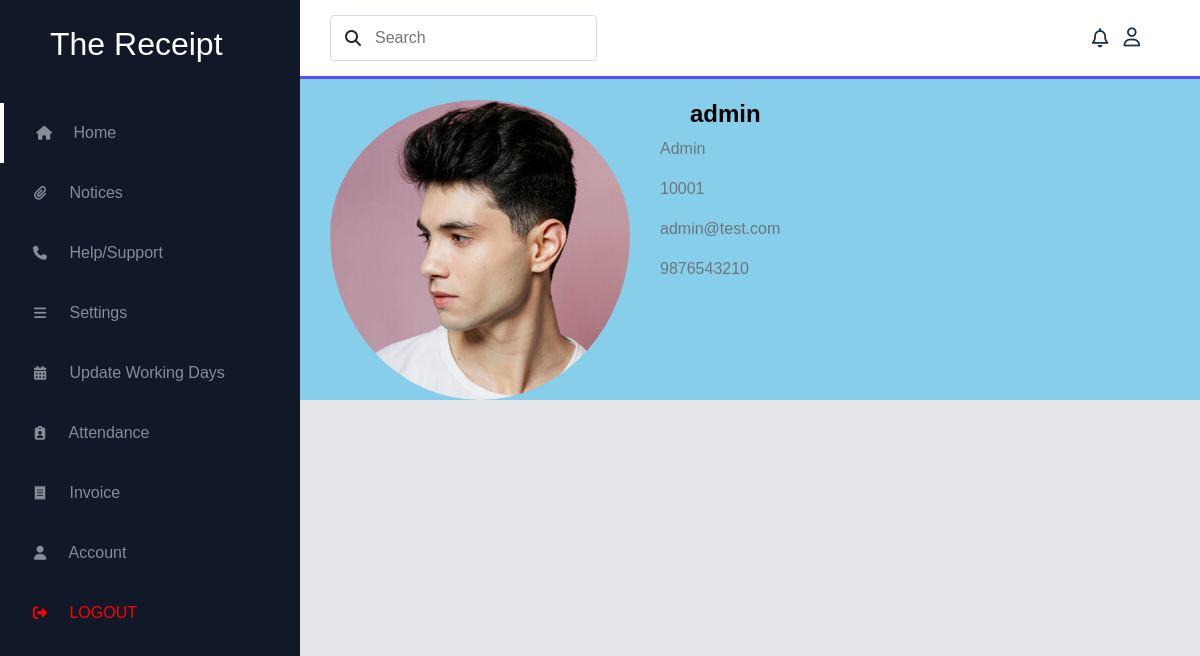
/account (signed in), run on the app's committed database.
### Invoice_M/models.py (models this page shows, shortened)
class UserRegistration(db.Model, UserMixin):
   Emp_id = db.Column(db.Integer(), primary_key = True )
   First_name = db.Column(db.String(20), unique = False, nullable = False)
   Last_name = db.Column(db.String(20), unique = False, nullable = False)
   Username = db.Column(db.String(20), unique = True, nullable = False)
   Email = db.Column(db.String(120), unique = True, nullable = False)
   Phone_No = db.Column(db.Integer(), unique = True, nullable = False)
   image_file = db.Column(db.String(20), nullable = False, default = 'default.jpg')
   Password = db.Column(db.String(60), nullable = False)
   Department = db.Column(db.String(50), nullable=False)
   Post = db.Column(db.String(120), unique = False, nullable = False)
   Salary = db.Column(db.Integer(), unique=False, nullable=False)
   Location = db.Column(db.String(30), nullable=False)

### Invoice_M/routes.py (the view)
@app.route("/account")
@login_required
def account():
    image_file = url_for('static', filename = 'profile_pics/'+current_user.image_file)
    return render_template("account.html", title = 'Account', image_file=image_file)

### Invoice_M/models.py (called while the page is built)
@login_manager.user_loader
def load_user(user_id):
   return UserRegistration.query.filter_by(Email=user_id).first()

### Invoice_M/templates/account.html
{% extends "layout.html" %}
{% block content %}
<div class="content-section">
    <div class="media">
      <img class="rounded-circle account-img i-name" src="{{ image_file }}">
      <div class="media-body">
        <h2 class="account-heading i-name">{{ current_user.Username }}</h2>
        <p class="text-secondary">{{ current_user.First_name }}</p>
        <p class="text-secondary">{{ current_user.Emp_id }}</p>
        <p class="text-secondary">{{ current_user.Email }}</p>
        <p class="text-secondary">{{ current_user.Phone_No }}</p>
      </div>
    </div>
  </div>
{% endblock content %}

### Invoice_M/static/main.css (style rules this page uses)
* { margin: 0; padding: 0; box-sizing: border-box; font-family: "Poppins", sans-serif; }
body { background: #e5e7eb; width: 100%; position: relative; display: flex; }
.i-name { color: #000; padding: 30px 30px 0 30px; font-size: 24px; font-weight: 700; margin-top: 70px; }

### data on the page
UserRegistration: Username "admin", First_name "Admin", Emp_id "10001", Email "admin@test.com", Phone_No "9876543210"
